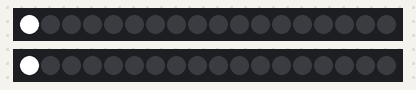
Recording of a sketch running on a simulated Arduino Uno, built with avr-gcc and run on an emulated ATmega328P. On the bench: 2 × 18 RGB LEDs in strip order, left to right. Random numbers use the default seed unless the sketch sets one.

Above: at 0.01 s.
At 4.72 s:
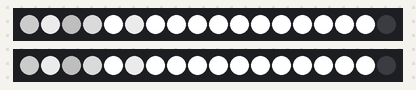
At 9.96 s:
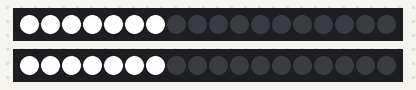
At 19.9 s:
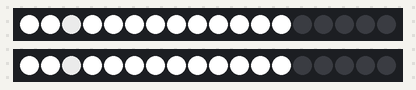
At 29.63 s:
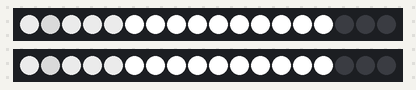
At 39.9 s:
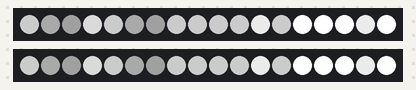

The sketch:

meteorain.ino
```cpp
#include <FastLED.h>
#include <EEPROM.h>

#define NUM_LEDS 18          // how many lights the strip has
#define DATA_PIN1 7
#define DATA_PIN2 4//connected to data pin 6
CRGB leds1[NUM_LEDS];         //led array
CRGB leds2[NUM_LEDS];

void setup() {
  // put your setup code here, to run once:
  FastLED.addLeds<WS2812B, DATA_PIN1, GRB>(leds1, NUM_LEDS);   //adds the type/# of leds and where the data for them are stores
  FastLED.addLeds<WS2812B, DATA_PIN2, GRB>(leds2, NUM_LEDS);
  fill_solid(leds1, NUM_LEDS, CRGB(255,0,0));
  fill_solid(leds2, NUM_LEDS, CRGB(255,0,0));
  FastLED.show();

}

void loop() {
  // put your main code here, to run repeatedly:
  meteorRain(0xff,0xff,0xff,10, 64, true, 50);

}

void meteorRain(byte red, byte green, byte blue, byte meteorSize, byte meteorTrailDecay, boolean meteorRandomDecay, int SpeedDelay) {
   fill_solid(leds1, NUM_LEDS, CRGB(0,0,0));
   fill_solid(leds2, NUM_LEDS, CRGB(0,0,0));

  for(int i = 0; i < NUM_LEDS+NUM_LEDS; i++) {


    // fade brightness all LEDs one step
    for(int j=0; j<NUM_LEDS; j++) {
      if( (!meteorRandomDecay) || (random(10)>5) ) {
        fadeToBlack(j, meteorTrailDecay );
      }
    }

    // draw meteor
    for(int j = 0; j < meteorSize; j++) {
      if( ( i-j <NUM_LEDS) && (i-j>=0) ) {
        setPixel(i-j, red, green, blue);
      }
    }

    FastLED.show();
    delay(SpeedDelay);
  }
}

void fadeToBlack(int ledNo, byte fadeValue) {
 #ifdef ADAFRUIT_NEOPIXEL_H
    // NeoPixel
    uint32_t oldColor;
    uint8_t r, g, b;
    int value;

    oldColor = strip.getPixelColor(ledNo);
    r = (oldColor & 0x00ff0000UL) >> 16;
    g = (oldColor & 0x0000ff00UL) >> 8;
    b = (oldColor & 0x000000ffUL);

    r=(r<=10)? 0 : (int) r-(r*fadeValue/256);
    g=(g<=10)? 0 : (int) g-(g*fadeValue/256);
    b=(b<=10)? 0 : (int) b-(b*fadeValue/256);

    strip.setPixelColor(ledNo, r,g,b);
 #endif
 #ifndef ADAFRUIT_NEOPIXEL_H
   // FastLED
   leds1[ledNo].fadeToBlackBy( fadeValue );
   leds2[ledNo].fadeToBlackBy( fadeValue );
 #endif
}

void setPixel(int Pixel, byte red, byte green, byte blue) {
 #ifdef ADAFRUIT_NEOPIXEL_H
   // NeoPixel
   strip.setPixelColor(Pixel, strip.Color(red, green, blue));
 #endif
 #ifndef ADAFRUIT_NEOPIXEL_H
   // FastLED
   leds1[Pixel].r = red;
   leds1[Pixel].g = green;
   leds1[Pixel].b = blue;
   leds2[Pixel].r = red;
   leds2[Pixel].g = green;
   leds2[Pixel].b = blue;
 #endif
}
```
